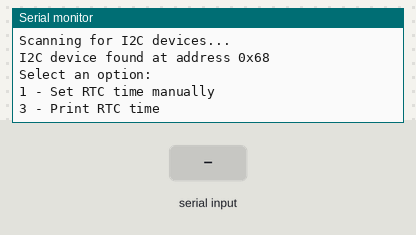
Simulated run of this sketch. Board: Arduino Uno, built with avr-gcc and run on an emulated ATmega328P. Shown: the last lines printed to the serial monitor. Inputs (shaded band) come from the test bench. The local clock reads 2024-03-15 10:24:30 at power-on unless the sketch sets it.

Above: at 1.5 s.
1.6 s: "1\n" received over Serial
At 2.4 s:
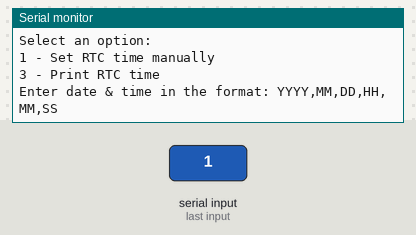
3.1 s: byte 49 ('1') received over Serial
At 5.2 s:
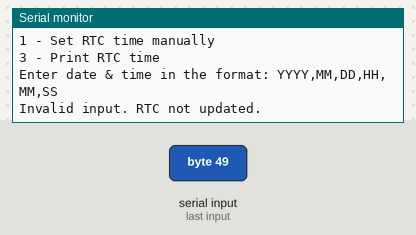
5.5 s: byte 51 ('3') received over Serial
At 6.6 s:
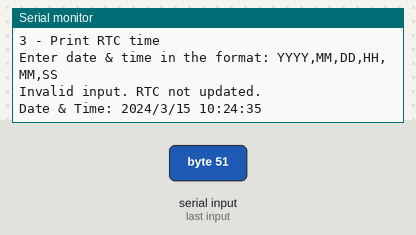
7.0 s: "3\n" received over Serial
At 7.8 s:
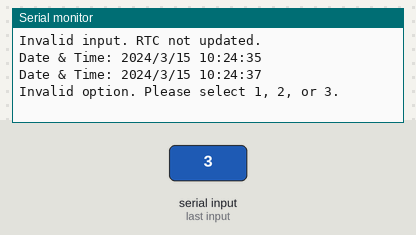

The sketch:

rct_test.ino
```cpp
#include <Wire.h>
#include "RTClib.h"
#include <TimeLib.h>

RTC_DS3231 rtc;

void i2cScan() {
    byte error, address;
    int nDevices = 0;

    Serial.println("Scanning for I2C devices...");

    for (address = 1; address < 127; address++) {
        Wire.beginTransmission(address);
        error = Wire.endTransmission();

        if (error == 0) {
            Serial.print("I2C device found at address 0x");
            Serial.println(address, HEX);
            nDevices++;
        }
    }

    if (nDevices == 0) {
        Serial.println("No I2C devices found. RTC might not be connected.");
    }
}

void setup() {
    Serial.begin(115200);
    Wire.begin();
    delay(100);

    i2cScan(); // Check if RTC is even detected

    if (!rtc.begin()) {
        Serial.println("Couldn't find RTC");
        while (1);
    }

    if (rtc.lostPower()) {
        Serial.println("RTC lost power, setting default time...");
        rtc.adjust(DateTime(F(__DATE__), F(__TIME__)));
    }

    delay(500);
    Serial.println("Select an option:");
    Serial.println("1 - Set RTC time manually");
    // Serial.println("2 - Sync RTC with system time");
    Serial.println("3 - Print RTC time");

    while (!Serial.available()); // Wait for input

    char option = Serial.read();
    while (Serial.available() && Serial.read() != '\n'); // Consume newline

    if (option == '1') {
        setRTCManually();
    // } else if (option == '2') {
    //     syncRTCTime();
    } else if (option == '3') {
        // Serial.println("Printing RTC time...");
        printRTCTime();
        // break;
    // } else {
    //     Serial.println("Invalid option. Please select 1, or 3.");
    }
}

void loop() {
    if (Serial.available()) {
        char option = Serial.read();
        while (Serial.available() && Serial.read() != '\n'); // Consume newline

        if (option == '1') {
            setRTCManually();
        // } else if (option == '2') {
        //     syncRTCTime();
        } else if (option == '3') {
            printRTCTime();
        } else {
            Serial.println("Invalid option. Please select 1, 2, or 3.");
        }
    }
}

void setRTCManually() {
    Serial.println("Enter date & time in the format: YYYY,MM,DD,HH,MM,SS");

    while (Serial.available()) Serial.read(); // Clear buffer

    while (!Serial.available()); // Wait for input

    String input = Serial.readStringUntil('\n');
    int year, month, day, hour, minute, second;

    if (sscanf(input.c_str(), "%d,%d,%d,%d,%d,%d", &year, &month, &day, &hour, &minute, &second) == 6) {
        rtc.adjust(DateTime(year, month, day, hour, minute, second));
        Serial.println("RTC updated successfully.");
    } else {
        Serial.println("Invalid input. RTC not updated.");
    }

    while (Serial.available()) Serial.read(); // Clear buffer after input
}

void syncRTCTime() {
    time_t t = now();
    rtc.adjust(DateTime(year(t), month(t), day(t), hour(t), minute(t), second(t)));
    Serial.println("RTC synced with system time.");
}

void printRTCTime() {
    DateTime now = rtc.now();
    Serial.print("Date & Time: ");
    Serial.print(now.year(), DEC);
    Serial.print('/');
    Serial.print(now.month(), DEC);
    Serial.print('/');
    Serial.print(now.day(), DEC);
    Serial.print(" ");
    Serial.print(now.hour(), DEC);
    Serial.print(':');
    Serial.print(now.minute(), DEC);
    Serial.print(':');
    Serial.println(now.second(), DEC);
}
```

Measured:
- after the input at 1.6 s, the serial monitor: prints a new line at once (image 1)
- after the input at 3.1 s, the serial monitor: prints a new line after 1.0 s (image 2)
- after the input at 5.5 s, the serial monitor: prints a new line at once (image 3)
- after the input at 7.0 s, the serial monitor: prints a new line at once (image 4)
